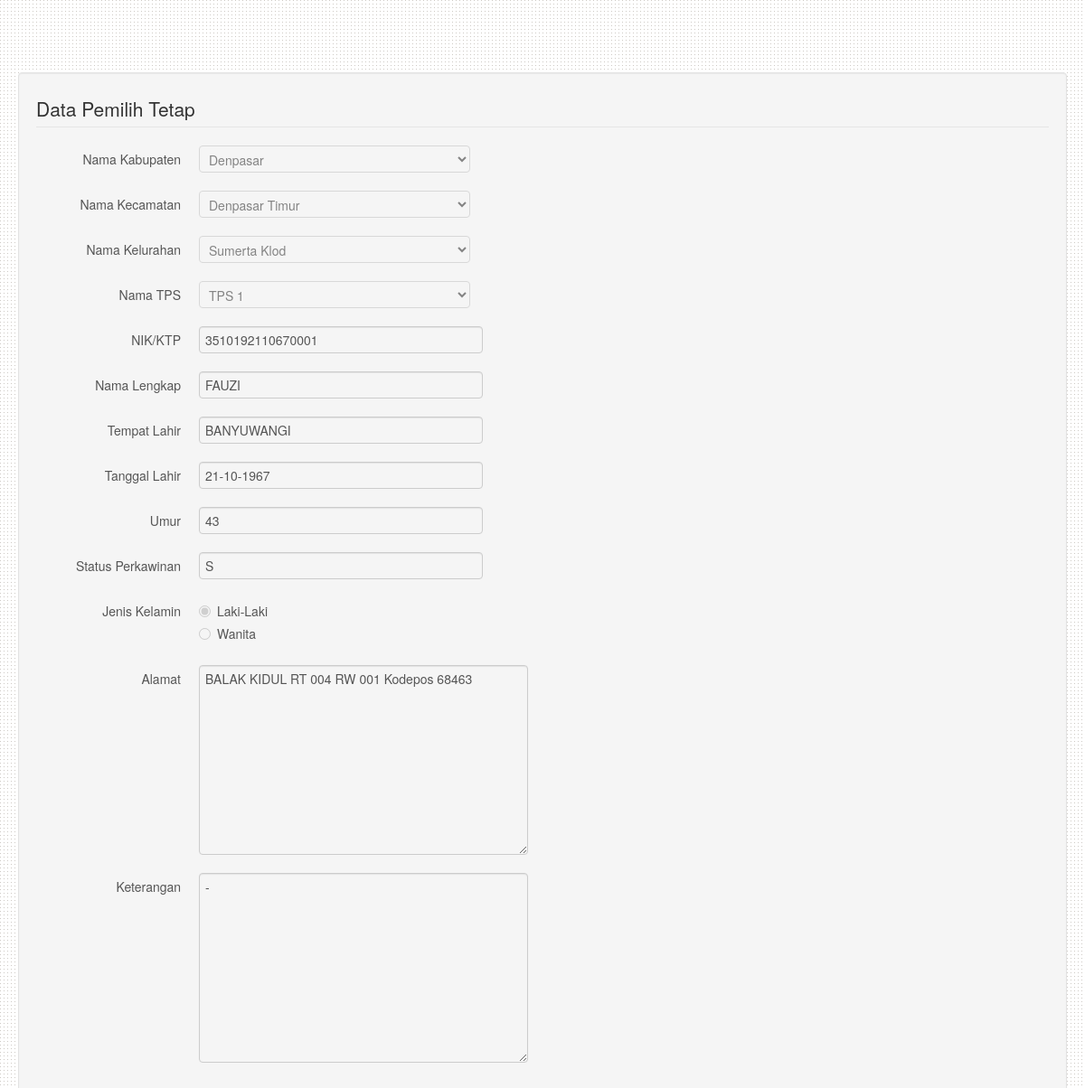
Screenshot of /app_front/detail/19 with the database file from the repository.
### tables this page shows
CREATE TABLE IF NOT EXISTS `tbl_data_pemilih` (
  `id_data_pemilih` int(11) NOT NULL AUTO_INCREMENT,
  `id_kabupaten` int(10) NOT NULL,
  `id_kecamatan` int(10) NOT NULL,
  `id_kelurahan_desa` int(10) NOT NULL,
  `id_tps` int(10) NOT NULL,
  `nik_ktp` varchar(50) NOT NULL,
  `nama_lengkap` varchar(100) NOT NULL,
  `tempat_lahir` varchar(50) NOT NULL,
  `tanggal_lahir` varchar(50) NOT NULL,
  `umur` varchar(10) NOT NULL,
  `stts_perkawinan` varchar(1) DEFAULT NULL,
  `jk_l` varchar(2) DEFAULT NULL,
  `jk_p` varchar(2) DEFAULT NULL,
  `alamat` text,
  `keterangan` text,
  PRIMARY KEY (`id_data_pemilih`)
);

### application/controllers/app_front.php (called while the page is built, shortened)
<?php if ( ! defined('BASEPATH')) exit('No direct script access allowed');
class app_front extends CI_Controller {
	public function detail()
	{
		$id_get['id_data_pemilih'] = $this->uri->segment(3);
		$dt = $this->db->get_where("tbl_data_pemilih",$id_get)->row();
		$d['id_param'] = $dt->id_data_pemilih;
		$d['id_kabupaten'] = $dt->id_kabupaten;
		$d['id_kecamatan'] = $dt->id_kecamatan;
		$d['id_kelurahan_desa'] = $dt->id_kelurahan_desa;
		$d['id_tps'] = $dt->id_tps;
		$d['nik_ktp'] = $dt->nik_ktp;
		$d['nama_lengkap'] = $dt->nama_lengkap;
		$d['tempat_lahir'] = $dt->tempat_lahir;
		$d['tanggal_lahir'] = $dt->tanggal_lahir;
		$d['umur'] = $dt->umur;
		$d['stts_perkawinan'] = $dt->stts_perkawinan;
		if($dt->jk_l=="")
		{
			$d['kelamin'] = $dt->jk_p;
		}
		else
		{
			$d['kelamin'] = $dt->jk_l;
		}
		$d['alamat'] = $dt->alamat;
		$d['keterangan'] = $dt->keterangan;
		$d['data_kabupaten'] = $this->db->get("tbl_kabupaten");
		$d['data_kecamatan'] = $this->db->get("tbl_kecamatan");
		$d['data_kelurahan'] = $this->db->get("tbl_kelurahan_desa");
		$d['data_tps'] = $this->db->get("tbl_tps");
		$d['st'] = "edit";
		$this->load->view("app_front/data_pemilih/detail",$d);
	}
}

### index.php (called while the page is built, shortened)
<?php
require_once BASEPATH.'core/CodeIgniter.php';

### application/views/app_front/data_pemilih/detail.php (the view, shortened to what this page needs)
<!DOCTYPE html>
<html lang="en">
  <head>
    <link href="<?php echo base_url(); ?>asset/bootstrap/css/bootstrap.min.css" rel="stylesheet">
    <link href="<?php echo base_url(); ?>asset/bootstrap/css/bootstrap-responsive.min.css" rel="stylesheet">
    <link href="<?php echo base_url(); ?>asset/bootstrap/css/docs.css" rel="stylesheet">
    <link href="<?php echo base_url(); ?>asset/bootstrap/css/chosen.css" rel="stylesheet">
  </head>
  <body>
	<div class="well">
		<?php echo form_open_multipart('app_admin_data_pemilih/simpan','class="form-horizontal"'); ?>
		  <div class="control-group">
		  	<legend>Data Pemilih Tetap</legend>
			<label class="control-label" for="nama_hukuman">Nama Kabupaten</label>
			<div class="controls">
			  <select data-placeholder="Pilih Kabupaten..." class="chzn-select" style="width:300px;" tabindex="2" name="id_kabupaten" id="id_kabupaten" disabled>
				<?php
					foreach($data_kabupaten->result_array() as $d)
					{
						if($id_kabupaten==$d['id_kabupaten'])
						{
				?>
					<option value="<?php echo $d['id_kabupaten']; ?>" selected="selected"><?php echo $d['nama_kabupaten']; ?></option>
				<?php
						}
						else
						{
				?>
					<option value="<?php echo $d['id_kabupaten']; ?>"><?php echo $d['nama_kabupaten']; ?></option>
				<?php
						}
					}
				?>
			  </select>
			</div>
		  </div>
		  <div class="control-group">
			<label class="control-label" for="nama_hukuman">Nama Kecamatan</label>
			<div class="controls" id="datakecamatan">
			<select data-placeholder="Pilih Kecamatan..." class="chzn-select-kecamatan" style="width:300px;" tabindex="2" name="id_kecamatan" id="id_kecamatan" disabled>
				<?php
					foreach($data_kecamatan->result_array() as $d)
					{
						if($id_kecamatan==$d['id_kecamatan'])
						{
				?>
					<option value="<?php echo $d['id_kecamatan']; ?>" selected="selected"><?php echo $d['nama_kecamatan']; ?></option>
				<?php
						}
						else
						{
				?>
					<option value="<?php echo $d['id_kecamatan']; ?>"><?php echo $d['nama_kecamatan']; ?></option>
				<?php
						}
					}
				?>
			  </select>
			</div>
		  </div>
		  <div class="control-group">
			<label class="control-label" for="nama_hukuman">Nama Kelurahan</label>
			<div class="controls" id="datakelurahan">
			<select data-placeholder="Pilih Kelurahan/Desa..." class="chzn-select-kelurahan" style="width:300px;" tabindex="2" name="id_kelurahan_desa" id="id_kelurahan_desa" disabled>
				<?php
					foreach($data_kelurahan->result_array() as $d)
					{
						if($id_kelurahan_desa==$d['id_kelurahan_desa'])
						{
				?>
					<option value="<?php echo $d['id_kelurahan_desa']; ?>" selected="selected"><?php echo $d['nama_kelurahan_desa']; ?></option>
				<?php
						}
						else
						{
				?>
					<option value="<?php echo $d['id_kelurahan_desa']; ?>"><?php echo $d['nama_kelurahan_desa']; ?></option>
				<?php
						}
					}
				?>
			  </select>
			</div>
		  </div>
		  <div class="control-group">
			<label class="control-label" for="nama_hukuman">Nama TPS</label>
			<div class="controls" id="datatps">
			<select data-placeholder="Pilih TPS..." class="chzn-select-tps" style="width:300px;" tabindex="2" name="id_tps" id="id_tps" disabled>
				<?php
					foreach($data_tps->result_array() as $d)
					{
						if($id_tps==$d['id_tps'])
						{
				?>
					<option value="<?php echo $d['id_tps']; ?>" selected="selected"><?php echo $d['nama_tps']; ?></option>
				<?php
						}
						else
						{
				?>
					<option value="<?php echo $d['id_tps']; ?>"><?php echo $d['nama_tps']; ?></option>
				<?php
						}
					}
				?>
			  </select>
			</div>
		  </div>
		  <div class="control-group">
			<label class="control-label" for="nama_hukuman">NIK/KTP</label>
			<div class="controls">
				<input type="text" style="width:300px;" name="nik_ktp" value="<?php echo $nik_ktp; ?>" disabled>
			</div>
		  </div>
		  <div class="control-group">
			<label class="control-label" for="nama_hukuman">Nama Lengkap</label>
			<div class="controls">
				<input type="text" style="width:300px;" name="nama_lengkap" value="<?php echo $nama_lengkap; ?>" disabled>
			</div>
		  </div>
		  <div class="control-group">
			<label class="control-label" for="nama_hukuman">Tempat Lahir</label>
			<div class="controls">
				<input type="text" style="width:300px;" name="tempat_lahir" value="<?php echo $tempat_lahir; ?>" disabled>
			</div>
		  </div>
		  <div class="control-group">
			<label class="control-label" for="nama_hukuman">Tanggal Lahir</label>
			<div class="controls">
				<input type="text" style="width:300px;" name="tanggal_lahir" placeholder="Tanggal-Bulan-Tahun" value="<?php echo $tanggal_lahir; ?>" disabled>
			</div>
		  </div>
		  <div class="control-group">
			<label class="control-label" for="nama_hukuman">Umur</label>
			<div class="controls">
				<input type="text" style="width:300px;" name="umur" value="<?php echo $umur; ?>" disabled>
			</div>
		  </div>
		  <div class="control-group">
			<label class="control-label" for="nama_hukuman">Status Perkawinan</label>
			<div class="controls">
				<input type="text" style="width:300px;" name="stts_perkawinan" value="<?php echo $stts_perkawinan; ?>" disabled>
			</div>
		  </div>
		  <div class="control-group">
		  <?php
		  	$laki = '';
		  	$wanita = '';
		  	if($kelamin=="Pr")
		  	{
			  	$laki = '';
			  	$wanita = 'checked';
		  	}
		  	else if($kelamin=="Lk")
		  	{
			  	$laki = 'checked';
			  	$wanita = '';
		  	}
		  ?>
			<label class="control-label" for="nama_hukuman">Jenis Kelamin</label>
			<div class="controls">
			<label class="radio">
				<input type="radio" name="kelamin" value="laki" <?php echo $laki; ?> disabled>Laki-Laki
			</label>
			<label class="radio">
				<input type="radio" name="kelamin" value="wanita" <?php echo $wanita; ?> disabled>Wanita
			</label>
			</div>
		  </div>
		  <div class="control-group">
			<label class="control-label" for="nama_hukuman">Alamat</label>
			<div class="controls">
				<textarea style="width:350px; height:200px;" name="alamat" disabled><?php echo $alamat; ?></textarea>
			</div>
		  </div>
		  <div class="control-group">
			<label class="control-label" for="nama_hukuman">Keterangan</label>
			<div class="controls">
				<textarea style="width:350px; height:200px;" name="keterangan" disabled><?php echo $keterangan; ?></textarea>
			</div>
		  </div>
		<?php echo form_close(); ?>
	</div>
  </body>
</html>

### application/views/app_front/data_pemilih/detail.php (style rules this page uses)
body { margin:20px; }

### rows the page displays
tbl_data_pemilih: nik_ktp "3510192110670001", nama_lengkap "FAUZI", tempat_lahir "BANYUWANGI", tanggal_lahir "21-10-1967", umur "43", stts_perkawinan "S", alamat "BALAK KIDUL RT 004 RW 001 Kodepos 68463", keterangan "-"

### other values shown
form field id_kabupaten "Denpasar"
form field id_kecamatan "Denpasar Timur"
form field id_kelurahan_desa "Sumerta Klod"
form field id_tps "TPS 1"
